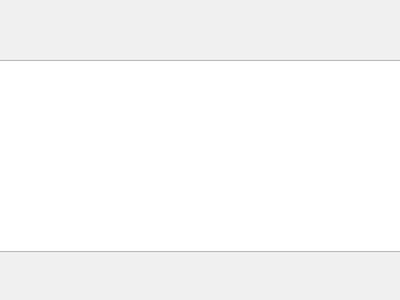
<?xml version="1.0" encoding="UTF-8"?>
<ui version="4.0">
 <class>Info</class>
 <widget class="QDialog" name="Info">
  <property name="geometry">
   <rect>
    <x>0</x>
    <y>0</y>
    <width>400</width>
    <height>300</height>
   </rect>
  </property>
  <property name="windowTitle">
   <string>Dialog</string>
  </property>
  <widget class="QTextBrowser" name="textBrowser">
   <property name="geometry">
    <rect>
     <x>-5</x>
     <y>60</y>
     <width>411</width>
     <height>192</height>
    </rect>
   </property>
  </widget>
 </widget>
 <resources/>
 <connections/>
</ui>
